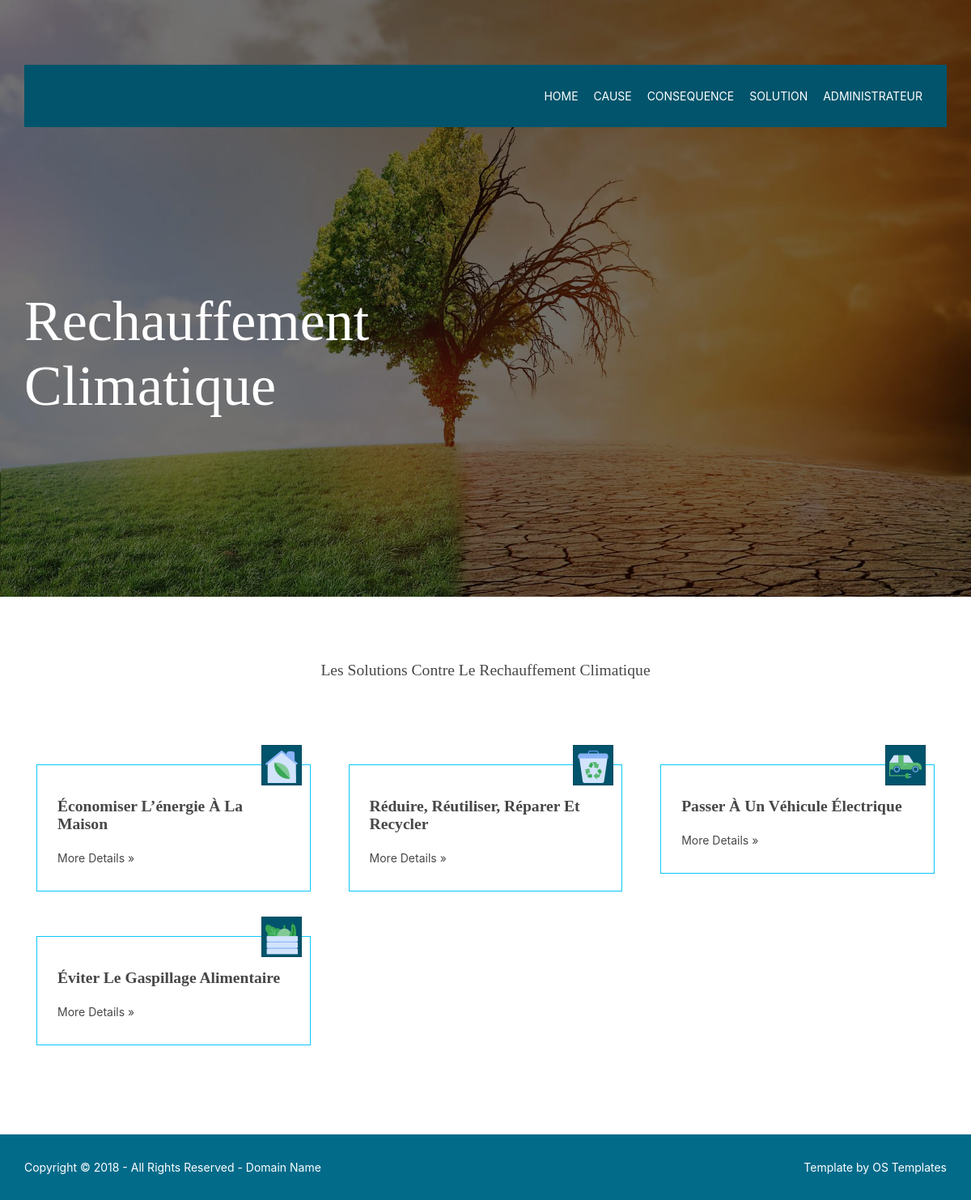
Screenshot of /index.php?p=solution with the database file from the repository.
### tables this page shows
create table solution(
	id int primary key auto_increment,
	titre VARCHAR(1000),
	description text,
	image VARCHAR(250)
);

### solution.php (the view, shortened to what this page needs)
<?php
  include('connection.php');
  $sql="select id,titre,image from solution";
  $result = mysqli_query($connection, $sql);
?>
<div class="wrapper row3">
  <main class="hoc container clear">
    <section id="services">
      <div class="sectiontitle">
        <h1 class="heading">Les solutions contre le rechauffement climatique</h1>
      </div>
      <ul class="nospace group grid-3">
        <?php while($row=mysqli_fetch_assoc($result)) { ?>
          <li class="one_third">
            <article><a href="index.php?p=detailSolution&&id=<?php echo $row['id'];?>"><i><img src="images/solution/<?php echo $row['image'];?>"></i></a>
              <h6 class="heading"><?php echo $row['titre'];?></h6>
              <footer><a href="index.php?p=detailSolution&&id=<?php echo $row['id'];?>">More Details &raquo;</a></footer>
            </article>
          </li>
        <?php } ?>
      </ul>
    </section>
  </main>
</div>

### layout/styles/layout.css (style rules this page uses)
.container { padding:80px 0; }
.sectiontitle { display:block; max-width:55%; margin:0 auto 80px; text-align:center; }
.sectiontitle * { margin:0; }
.grid-3 > li { margin-bottom:50px; }
.grid-3 > li:nth-last-child(-n+3) { margin-bottom:0; }
.grid-3 > li:nth-child(3n+1) { margin-left:0; clear:left; }
#services li { margin-bottom:30px; padding:25px 0 0 0; }
#services li article { display:block; position:relative; padding:40px 25px 30px; border:1px solid; }
#services li article * { margin:0; padding:0; }
#services li article > a > i { display:block; position:absolute; top:-25px; right:10px; width:50px; height:50px; line-height:48px; border:1px solid; font-size:1.8rem; text-align:center; z-index:1; }
#services li article .heading { margin-bottom:15px; font-weight:700; }
#services li article footer { margin-top:20px; }
*, *::before, *::after { transition:all .3s ease-in-out; }
body { color:#FFFFFF; background-color:#026B8A; }
a { color:#0AC6FC; }
.row3 { color:#474747; background-color:#FFFFFF; }
#services li article { border-color:#0AC6FC; }
#services li article a { color:inherit; }
#services li article > a > i { color:#FFFFFF; background-color:#01546B; border-color:rgba(0,0,0,.1); }
@media screen and (min-width:1140px) { .hoc { max-width:1140px; } }

### layout/styles/framework.css (style rules this page uses)
html { overflow-y:scroll; overflow-x:hidden; }
html, body { margin:0; padding:0; font-size:14px; line-height:1.6em; }
*, *::before, *::after { box-sizing:border-box; }
.nospace { margin:0; padding:0; list-style:none; }
.clear, .group { display:block; }
.clear::before, .clear::after, .group::before, .group::after { display:table; content:""; }
.clear, .clear::after, .group, .group::after { clear:both; }
a { outline:none; text-decoration:none; }
img { width:auto; max-width:100%; height:auto; margin:0; padding:0; border:none; line-height:normal; vertical-align:middle; }
body, input, textarea, select { font-family:Verdana, Geneva, sans-serif; }
h1, h2, h3, h4, h5, h6, .heading { font-family:Georgia, "Times New Roman", Times, serif; }
::placeholder { opacity:1; }
h1, h2, h3, h4, h5, h6, .heading { margin:0 0 20px 0; font-size:1.4rem; line-height:normal; font-weight:normal; text-transform:capitalize; }
.wrapper { display:block; position:relative; width:100%; margin:0; padding:0; text-align:left; word-wrap:break-word; }
.hoc { display:block; margin:0 auto; }
address, article, aside, figcaption, figure, footer, header, main, nav, section { display:block; margin:0; padding:0; }
.one_half, .one_third, .two_third, .one_quarter, .two_quarter, .three_quarter { display:inline-block; float:left; margin:0 0 0 4.21052%; list-style:none; }
.one_third { width:30.52631%; }

### rows the page displays
solution: image (picture), titre "Économiser L’énergie À La Maison"
solution: image (picture), titre "Réduire, Réutiliser, Réparer Et Recycler"
solution: image (picture), titre "Passer À Un Véhicule Électrique"
solution: image (picture), titre "Éviter Le Gaspillage Alimentaire"
